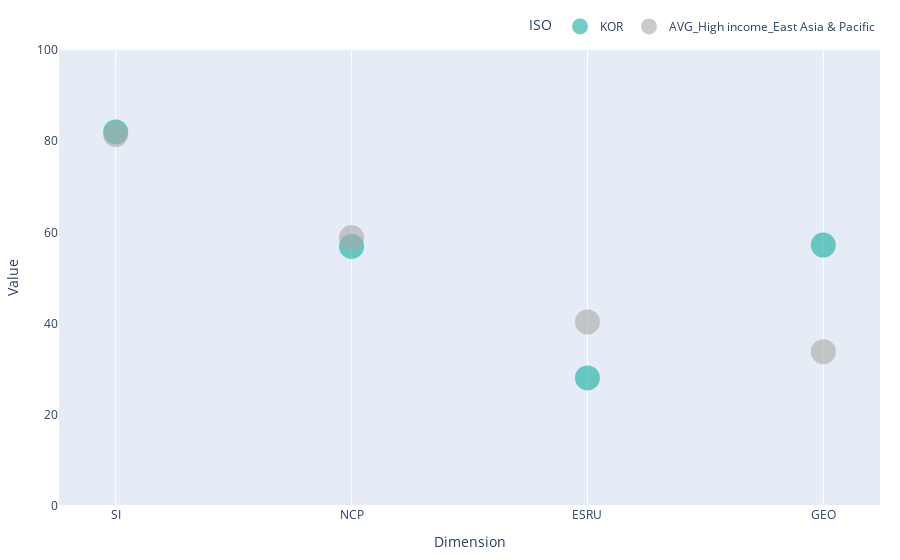

The cell this chart's notebook holds for it:
### Markdown cell above
# current

### Code cell
REF = 'AVG_' + "_".join(data[data.ISO == ISO][["IncomeLevel", 'Region']].drop_duplicates().values[0].tolist())

df = data[(data.ISO.isin([ISO, REF])) & (data.Aggregation == 'Dimension') & (data.Year == 2020)].fillna(0)
df = df.round(2)
fig = px.scatter(df, y="Value",
                 x="Variable",
                 color='ISO',
                 labels={"Variable": 'Dimension'},
                 color_discrete_map={ISO: '#14ac9c', REF: 'darkgrey'},
                 hover_name='Variable_name',
                 hover_data={'ISO': False, 'Variable': False}
                 )
fig.update_traces(marker=dict(size=25, opacity=0.6))
fig.update_yaxes(showgrid=False, range=[0, 100])
fig.update_layout(margin={"r": 20, "t": 20, "l": 20, "b": 20},
                  showlegend=True)
fig.update_layout(legend=dict(
    orientation="h",
    yanchor="bottom",
    y=1.02,
    xanchor="right",
    x=1
))
fig

### Figure 1 — Plotly figure (JSON) as saved in the notebook; plotly's stock layout.template omitted (floating-point values rounded to 4 significant figures)
{"data": [{"customdata": [["KOR", "SI"], ["KOR", "NCP"], ["KOR", "ESRU"], ["KOR", "GEO"]], "hovertemplate": "<b>%{hovertext}</b><br><br>Value=%{y}<extra></extra>", "hovertext": ["Social inclusion", "Natural capital protection", "Efficient and sustainable resource use", "Green economic opportunities"], "legendgroup": "KOR", "marker": {"color": "#14ac9c", "opacity": 0.6, "size": 25, "symbol": "circle"}, "mode": "markers", "name": "KOR", "orientation": "v", "showlegend": true, "type": "scatter", "x": ["SI", "NCP", "ESRU", "GEO"], "xaxis": "x", "y": [82.03, 56.92, 28.09, 57.21], "yaxis": "y"}, {"customdata": [["AVG_High income_East Asia & Pacific", "ESRU"], ["AVG_High income_East Asia & Pacific", "GEO"], ["AVG_High income_East Asia & Pacific", "NCP"], ["AVG_High income_East Asia & Pacific", "SI"]], "hovertemplate": "<b>%{hovertext}</b><br><br>Value=%{y}<extra></extra>", "hovertext": ["Efficient and sustainable resource use", "Green economic opportunities", "Natural capital protection", "Social inclusion"], "legendgroup": "AVG_High income_East Asia & Pacific", "marker": {"color": "darkgrey", "opacity": 0.6, "size": 25, "symbol": "circle"}, "mode": "markers", "name": "AVG_High income_East Asia & Pacific", "orientation": "v", "showlegend": true, "type": "scatter", "x": ["ESRU", "GEO", "NCP", "SI"], "xaxis": "x", "y": [40.36, 33.84, 58.86, 81.46], "yaxis": "y"}], "layout": {"legend": {"orientation": "h", "title": {"text": "ISO"}, "tracegroupgap": 0, "x": 1, "xanchor": "right", "y": 1.02, "yanchor": "bottom"}, "margin": {"b": 20, "l": 20, "r": 20, "t": 20}, "showlegend": true, "xaxis": {"anchor": "y", "domain": [0, 1], "title": {"text": "Dimension"}}, "yaxis": {"anchor": "x", "domain": [0, 1], "range": [0, 100], "showgrid": false, "title": {"text": "Value"}}}}
